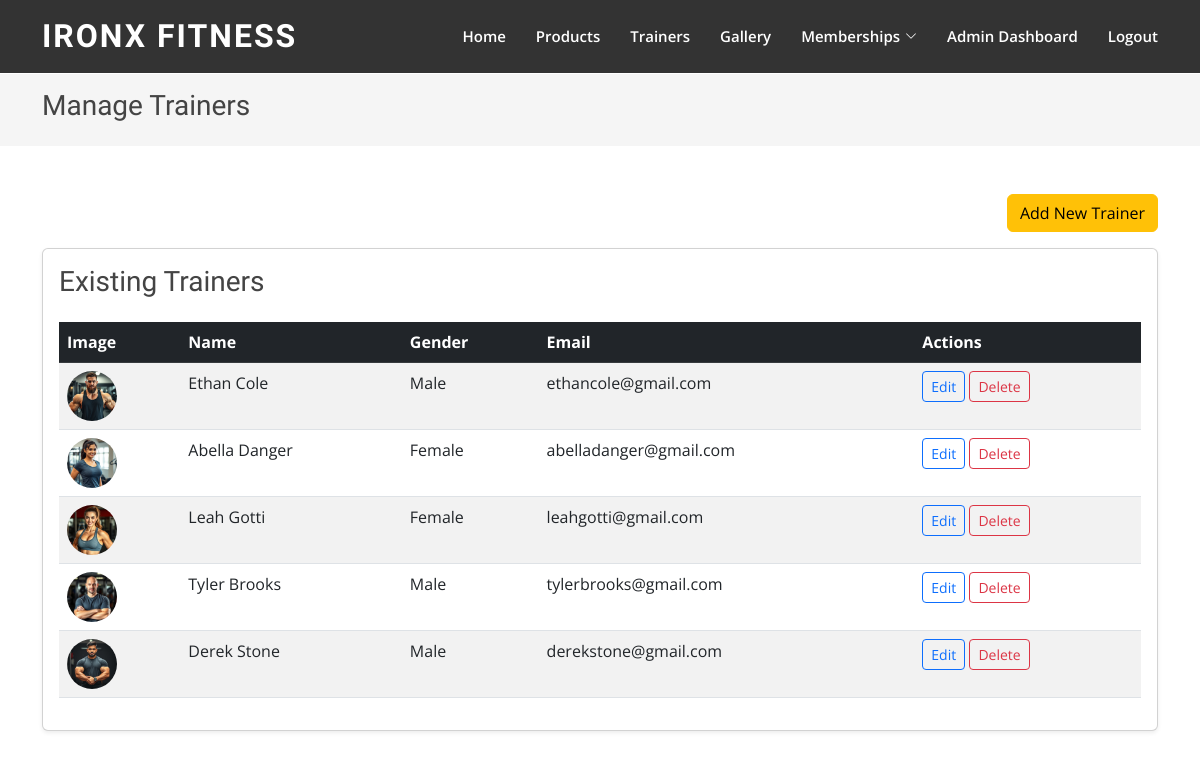
The page /dashboard/trainers/ (signed in) on the database its author committed.
### authapp/models.py (models this page shows, shortened)
class Trainer(models.Model):
    name = models.CharField(max_length=55)
    gender = models.CharField(max_length=25)
    email = models.EmailField(max_length=25)
    img = models.ImageField(upload_to='trainers')
    timeStamp = models.DateTimeField(auto_now_add=True, blank=True, null=True)

### authapp/views.py (the view)
# urls.py: path('dashboard/trainers/', views.manage_trainers, name='manage_trainers'),
@login_required
@user_passes_test(lambda u: u.is_staff)
def manage_trainers(request):
    trainers = Trainer.objects.all()
    context = {'trainers': trainers}
    return render(request, 'manage_trainers.html', context)

### templates/manage_trainers.html (shortened to what this page needs)
{% extends 'base.html' %}
{% block page_title %}Manage Trainers{% endblock page_title %}
{% block content %}
<div class="container my-5">
    <div class="d-flex justify-content-end mb-3">
        <a href="{% url 'trainer_add' %}" class="btn btn-warning">Add New Trainer</a>
    </div>
    <div class="card shadow-sm">
        <div class="card-body">
            <h3 class="card-title mb-4">Existing Trainers</h3>
            <div class="table-responsive">
                <table class="table table-striped table-hover">
                    <thead class="table-dark">
                        <tr>
                            <th scope="col">Image</th>
                            <th scope="col">Name</th>
                            <th scope="col">Gender</th>
                            <th scope="col">Email</th>
                            <th scope="col">Actions</th>
                        </tr>
                    </thead>
                    <tbody>
                        {% for trainer in trainers %}
                        <tr>
                            <td>
                                {% if trainer.img %}
                                    <img src="{{ trainer.img.url }}" alt="{{ trainer.name }}" width="50" height="50" class="rounded-circle" style="object-fit: cover;">
                                {% endif %}
                            </td>
                            <td>{{ trainer.name }}</td>
                            <td>{{ trainer.gender }}</td>
                            <td>{{ trainer.email }}</td>
                            <td>
                                <a href="{% url 'trainer_edit' trainer.pk %}" class="btn btn-sm btn-outline-primary">Edit</a>
                                <form action="{% url 'trainer_delete' trainer.pk %}" method="post" class="d-inline" onsubmit="return confirm('Are you sure you want to delete this trainer?');">
                                    <button type="submit" class="btn btn-sm btn-outline-danger">Delete</button>
                                </form>
                            </td>
                        </tr>
                        {% empty %}
                        <tr>
                            <td colspan="5" class="text-center py-4">No trainers found.</td>
                        </tr>
                        {% endfor %}
                    </tbody>
                </table>
            </div>
        </div>
    </div>
</div>
{% endblock content %}

### static/assets/css/style.css (style rules this page uses)
body { font-family: "Open Sans", sans-serif; color: #444444; }
a { color: #ffc451; text-decoration: none; }
h1, h2, h3, h4, h5, h6 { font-family: "Raleway", sans-serif; }

### rows shown on the page
Trainer: img (picture), name "Ethan Cole", gender "Male", email "ethancole@gmail.com"
Trainer: img (picture), name "Abella Danger", gender "Female", email "abelladanger@gmail.com"
Trainer: img (picture), name "Leah Gotti", gender "Female", email "leahgotti@gmail.com"
Trainer: img (picture), name "Tyler Brooks", gender "Male", email "tylerbrooks@gmail.com"
Trainer: img (picture), name "Derek Stone", gender "Male", email "derekstone@gmail.com"
